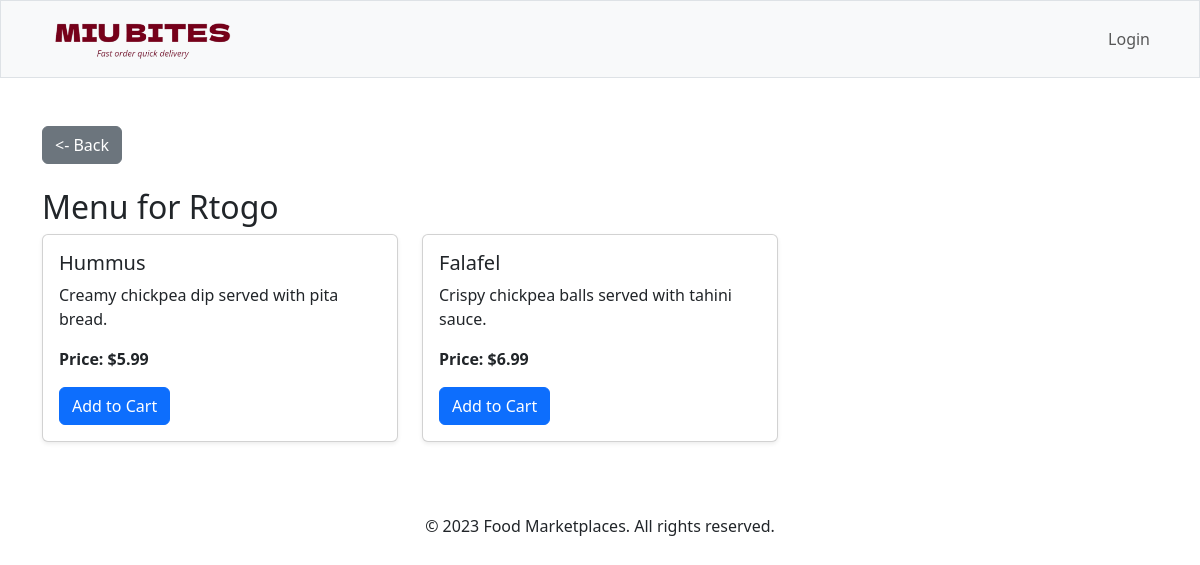
The app's page /menu.php?restaurant_id=1, older data.
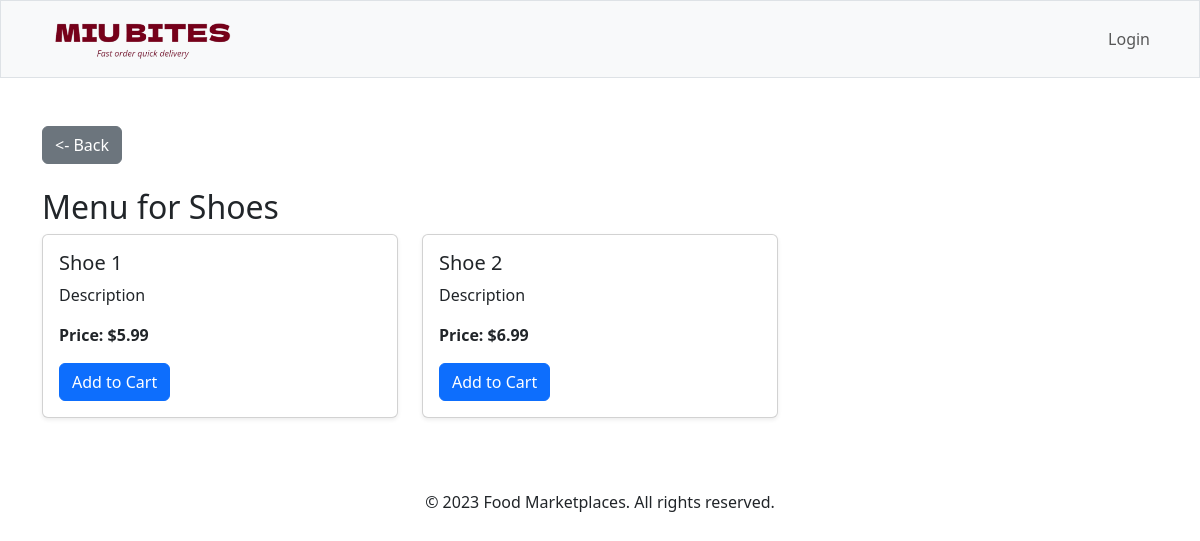
The same page, newer data.
### tables this page shows
CREATE TABLE `restaurants` (
  `restaurant_id` int(11) NOT NULL,
  `restaurant_name` varchar(255) NOT NULL,
  `description` text DEFAULT NULL,
  `sizes` varchar(20) NOT NULL,
  `menu_uploaded` tinyint(1) DEFAULT 0,
  `delivery_option` tinyint(1) DEFAULT 1,
  `pickup_option` tinyint(1) DEFAULT 1,
  `status` enum('active','pending','rejected') DEFAULT 'pending',
  `created_at` timestamp NOT NULL DEFAULT current_timestamp()
);

CREATE TABLE `menus` (
  `menu_id` int(11) NOT NULL,
  `restaurant_id` int(11) NOT NULL,
  `item_name` varchar(255) NOT NULL,
  `description` text DEFAULT NULL,
  `price` decimal(10,2) NOT NULL,
  `category` enum('food','drinks') NOT NULL,
  `availability` tinyint(1) DEFAULT 1
);

### menu.php (the view, shortened to what this page needs)
<?php
include 'db_connection.php';
if (isset($_GET['restaurant_id'])) {
    $restaurant_id = intval($_GET['restaurant_id']);
    $restaurant_query = "SELECT * FROM restaurants WHERE restaurant_id = ?";
    $stmt = $conn->prepare($restaurant_query);
    $stmt->bind_param("i", $restaurant_id);
    $stmt->execute();
    $restaurant_result = $stmt->get_result();
    if ($restaurant_result->num_rows > 0) {
        $restaurant = $restaurant_result->fetch_assoc();
        $menu_query = "SELECT * FROM menus WHERE restaurant_id = ?";
        $menu_stmt = $conn->prepare($menu_query);
        $menu_stmt->bind_param("i", $restaurant_id);
        $menu_stmt->execute();
        $menu_result = $menu_stmt->get_result();
    } else {
        header("Location: marketplaces.php");
        exit();
    }
} else {
    header("Location: marketplaces.php");
    exit();
}
?>
<!DOCTYPE html>
<html lang="en">
<head>
    <link href="https://cdn.jsdelivr.net/npm/bootstrap@5.3.3/dist/css/bootstrap.min.css" rel="stylesheet">
</head>
<body>
    <?php include("header.php") ?>
    <div class="container mt-5">
        <div class="mb-4">
            <a href="javascript:history.back()" class="btn btn-secondary"> <- Back</a>
        </div>
        <h2>Menu for <?php echo htmlspecialchars($restaurant['restaurant_name']); ?></h2>
        <div class="row">
            <?php if ($menu_result->num_rows > 0): ?>
                <?php while ($menu_item = $menu_result->fetch_assoc()): ?>
                    <div class="col-md-4">
                        <div class="card mb-4 shadow-sm">
                            <div class="card-body">
                                <h5 class="card-title"><?php echo htmlspecialchars($menu_item['item_name']); ?></h5>
                                <p class="card-text"><?php echo htmlspecialchars($menu_item['description']); ?></p>
                                <p class="card-text"><strong>Price: $<?php echo number_format($menu_item['price'], 2); ?></strong></p>
                                <form action="add_to_cart.php" method="POST">
                                    <button type="submit" class="btn btn-primary">Add to Cart</button>
                                </form>
                            </div>
                        </div>
                    </div>
                <?php endwhile; ?>
            <?php else: ?>
                <p class="text-muted">No menu items available at the moment.</p>
            <?php endif; ?>
        </div>
    </div>
    <footer class="text-center mt-5">
        <p>&copy; 2023 Food Marketplaces. All rights reserved.</p>
    </footer>
</body>
</html>

Row changes from the older to the newer data that the page shows:
changed restaurants: restaurant_name "Rtogo" → "Shoes"
changed menus: item_name "Hummus" → "Shoe 1"; description "Creamy chickpea dip served with pita bread." → "Description"
changed menus: item_name "Falafel" → "Shoe 2"; description "Crispy chickpea balls served with tahini sauce." → "Description"
